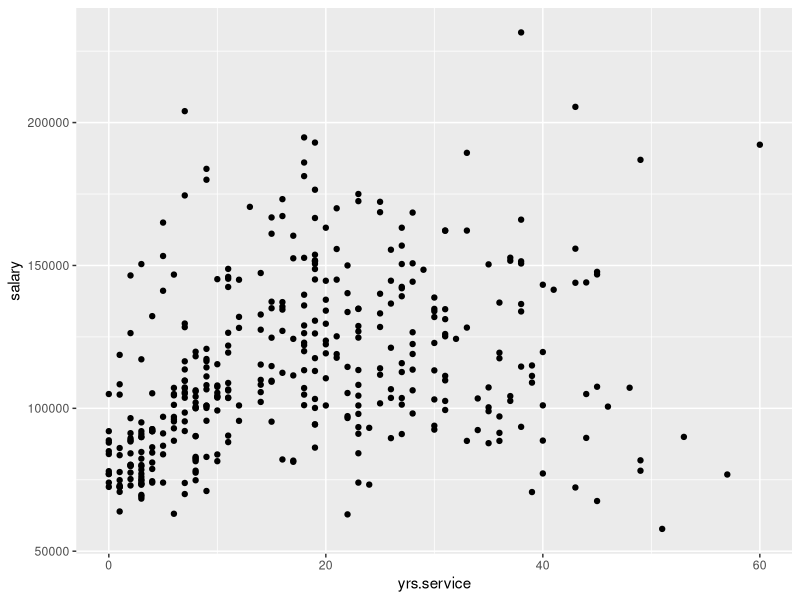

Reproduce this figure in R.
## ---- chunk 1
library(readr)
# import data from a comma delimited file
Salaries <- read_csv("salaries.csv")
summary(Salaries)
## ---- chunk 2
library(ggplot2)
ggplot(data = Salaries,
mapping = aes(x = yrs.service, y = salary))+
geom_point()

